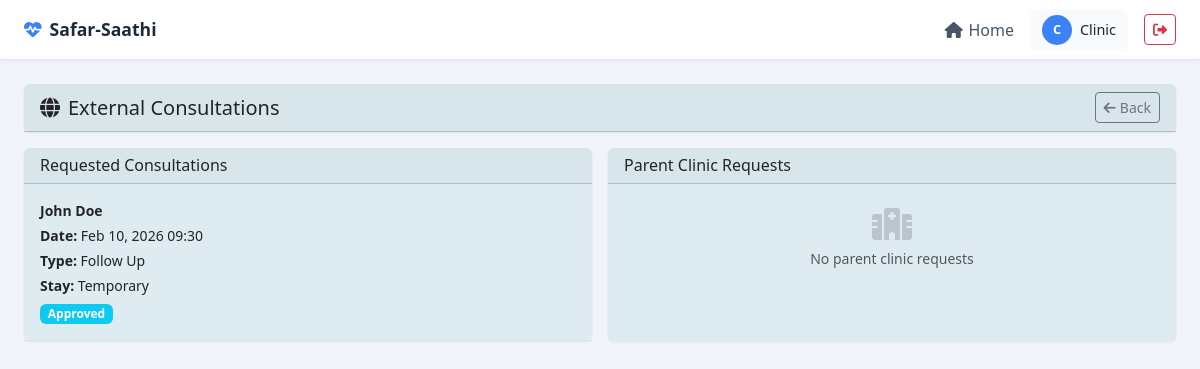
Screenshot of /clinic/external_consultations/ (signed in) with the database file from the repository.
### patient/models.py (models this page shows, shortened)
class ExternalConsultation(models.Model):
    STATUS_CHOICES = [
        ('requested', 'Requested'),
        ('approved', 'Approved'),
        ('in_progress', 'In Progress'),
        ('completed', 'Completed'),
        ('cancelled', 'Cancelled'),
    ]
    patient = models.ForeignKey(PatientProfile, on_delete=models.CASCADE)
    requesting_clinic = models.ForeignKey('clinic.ClinicProfile', on_delete=models.CASCADE, related_name='external_consultations_requested')
    parent_clinic = models.ForeignKey('clinic.ClinicProfile', on_delete=models.CASCADE, related_name='external_consultations_parent')
    consultation_date = models.DateTimeField()
    status = models.CharField(max_length=20, choices=STATUS_CHOICES, default='requested')
    consultation_type = models.CharField(max_length=50, choices=[
        ('specialist_consultation', 'Specialist Consultation'),
        ('emergency_care', 'Emergency Care'),
        ('follow_up', 'Follow-up Care'),
        ('diagnostic_services', 'Diagnostic Services'),
    ], default='specialist_consultation')
    reason = models.TextField(help_text="Reason for external consultation")
    current_location = models.CharField(max_length=100, help_text="Patient's current location")
    stay_type = models.CharField(max_length=20, choices=[
        ('temporary', 'Temporary Stay'),
        ('permanent', 'Permanent Stay'),
    ], default='temporary')
    medical_data_access_granted = models.BooleanField(default=False)
    access_expiry = models.DateTimeField(null=True, blank=True)
    notes = models.TextField(blank=True)
    created_at = models.DateTimeField(default=timezone.now)
    updated_at = models.DateTimeField(auto_now=True)
    class Meta:
        ordering = ['-consultation_date']

class PatientProfile(models.Model):
    user = models.OneToOneField(User, on_delete=models.CASCADE)
    date_of_birth = models.DateField()
    phone_number = models.CharField(max_length=15)
    address = models.TextField()
    current_location = models.CharField(max_length=100)  # City/State
    latitude = models.FloatField(null=True, blank=True)
    longitude = models.FloatField(null=True, blank=True)
    current_clinic = models.ForeignKey(
        'clinic.ClinicProfile', on_delete=models.SET_NULL, null=True, blank=True)
    consent_given = models.BooleanField(default=False)
    is_active = models.BooleanField(default=True, help_text="Whether this patient profile is active")
    created_at = models.DateTimeField(default=timezone.now)

### clinic/views.py (the view)
# urls.py: path('external_consultations/', views.external_consultations, name='external_consultations'),
@login_required
@user_passes_test(is_clinic)
def external_consultations(request):
    clinic = request.user.clinicprofile
    requested_consultations = ExternalConsultation.objects.filter(requesting_clinic=clinic).order_by('-consultation_date')
    parent_consultations = ExternalConsultation.objects.filter(parent_clinic=clinic).order_by('-consultation_date')
    logger.info(f"External consultations - Requested: {requested_consultations.count()}, Parent: {parent_consultations.count()}")
    context = {
        'requested_consultations': requested_consultations,
        'parent_consultations': parent_consultations,
    }
    logger.info(f"{parent_consultations[0].requesting_clinic.name if parent_consultations else 'No requested consultations'} - {parent_consultations[0].parent_clinic.name if parent_consultations else 'No parent consultations'}")
    logger.info(f"user {parent_consultations[0].patient.user.get_full_name() if parent_consultations else 'No parent consultations'}")
    return render(request, 'clinic/external_consultations.html', context)

### clinic/views.py (called while the page is built)
def is_clinic(user):
    return user.groups.filter(name='Clinic').exists() and hasattr(user, 'clinicprofile')

### emergency/templatetags/custom_filters.py (called while the page is built)
@register.filter
def replace(value, arg):
    if not value:
        return value
    if ':' not in arg:
        return value
    old, new = arg.split(':', 1)
    return value.replace(old, new)

### clinic/templates/clinic/external_consultations.html (shortened to what this page needs)
{% extends 'base.html' %}
{% load custom_filters %}
{% block content %}
<div class="card mb-3">
    <div class="card-header py-2 d-flex justify-content-between align-items-center">
        <h5 class="mb-0"><i class="fas fa-globe me-2"></i>External Consultations</h5>
        <a href="{% url 'clinic:clinic_dashboard' %}" class="btn btn-outline-secondary btn-sm">
            <i class="fas fa-arrow-left me-1"></i>Back
        </a>
    </div>
</div>
<div class="row g-3">
    <div class="col-md-6">
        <div class="card h-100">
            <div class="card-header py-2">
                <h6 class="mb-0">Requested Consultations</h6>
            </div>
            <div class="card-body p-0" style="max-height: 500px; overflow-y: auto;">
                {% for consultation in requested_consultations %}
                <div class="p-3 border-bottom">
                    <strong class="small d-block mb-1">
                        {% firstof consultation.patient.user.get_full_name consultation.patient.user.username %}
                    </strong>
                    <p class="mb-1 small"><strong>Date:</strong> {{ consultation.consultation_date|date:"M d, Y H:i" }}</p>
                    <p class="mb-1 small"><strong>Type:</strong> {{ consultation.consultation_type|replace:"_: "|title }}</p>
                    <p class="mb-1 small"><strong>Stay:</strong> {{ consultation.stay_type|title }}</p>
                    <span class="badge bg-{% if consultation.status == 'completed' %}success{% elif consultation.status == 'approved' %}info{% elif consultation.status == 'in_progress' %}warning{% else %}secondary{% endif %}">
                        {{ consultation.status|title }}
                    </span>
                </div>
                {% empty %}
                <div class="text-center py-4 text-muted">
                    <i class="fas fa-globe fa-2x mb-2 opacity-25"></i>
                    <p class="mb-0 small">No requested consultations</p>
                </div>
                {% endfor %}
            </div>
        </div>
    </div>
    <div class="col-md-6">
        <div class="card h-100">
            <div class="card-header py-2">
                <h6 class="mb-0">Parent Clinic Requests</h6>
            </div>
            <div class="card-body p-0" style="max-height: 500px; overflow-y: auto;">
                {% for consultation in parent_consultations %}
                <div class="p-3 border-bottom">
                    <strong class="small d-block mb-1">
                        {% firstof consultation.patient.user.get_full_name consultation.patient.user.username %}
                    </strong>
                    <p class="mb-1 small"><strong>From:</strong> {{ consultation.requesting_clinic.name }}</p>
                    <p class="mb-1 small"><strong>Date:</strong> {{ consultation.consultation_date|date:"M d, Y H:i" }}</p>
                    <p class="mb-1 small"><strong>Type:</strong> {{ consultation.consultation_type|replace:"_: "|title }}</p>
                    <p class="mb-2 small">
                        <span class="badge bg-{% if consultation.status == 'completed' %}success{% elif consultation.status == 'approved' %}info{% elif consultation.status == 'in_progress' %}warning{% else %}secondary{% endif %}">
                            {{ consultation.status|title }}
                        </span>
                    </p>
                    {% if consultation.status == 'requested' %}
                    <form method="post" action="{% url 'clinic:approve_external_consultation' consultation.id %}" class="d-inline">
                        {% csrf_token %}
                        <button type="submit" class="btn btn-success btn-sm">
                            <i class="fas fa-check me-1"></i>Approve
                        </button>
                    </form>
                    {% endif %}
                </div>
                {% empty %}
                <div class="text-center py-4 text-muted">
                    <i class="fas fa-hospital fa-2x mb-2 opacity-25"></i>
                    <p class="mb-0 small">No parent clinic requests</p>
                </div>
                {% endfor %}
            </div>
        </div>
    </div>
</div>
{% endblock %}

### templates/base.html (shortened to what this page needs)
<!doctype html>
<html lang="en">
<head>
    <link href="https://cdn.jsdelivr.net/npm/bootstrap@5.3.0/dist/css/bootstrap.min.css" rel="stylesheet"/>
    <link href="https://cdnjs.cloudflare.com/ajax/libs/font-awesome/6.4.0/css/all.min.css" rel="stylesheet"/>
</head>
<body>
<nav class="top-navbar">
    <a href="{% url 'home' %}" class="navbar-brand">
        <i class="fas fa-heartbeat"></i>
        Safar-Saathi
    </a>
    <div class="navbar-links">
        <a href="{% url 'home' %}">
            <i class="fas fa-home"></i> Home
        </a>
        {% if user.is_authenticated %}
            <div class="user-info">
                <div class="user-avatar">
                    {{ user.username|slice:":1"|upper }}
                </div>
                <span>{{ user.username }}</span>
            </div>
            <form method="post" action="{% url 'logout' %}" class="d-inline">
                <button type="submit"
                        class="btn btn-outline-danger btn-sm"
                        title="Logout">
                    <i class="fas fa-sign-out-alt"></i>
                </button>
            </form>
        {% endif %}
    </div>
</nav>
<main class="content-wrapper">
    {% block content %}{% endblock %}
</main>
</body>
</html>

### templates/base.html (style rules this page uses)
:root { --topbar-height: 60px; --primary-color: #3b82f6; }
body { font-family: "Segoe UI", Tahoma, Geneva, Verdana, sans-serif; background: #f1f5f9; min-height: 100vh; }
.top-navbar { height: var(--topbar-height); background: #ffffff; border-bottom: 1px solid #e2e8f0; display: flex; align-items: center; justify-content: space-between; padding: 0 1.5rem; position: sticky; top: 0; z-index: 1030; box-shadow: 0 1px 3px rgba(0,0,0,0.05); }
.navbar-brand { font-weight: 700; color: #1e293b; text-decoration: none; display: flex; align-items: center; gap: .5rem; font-size: 1.1rem; }
.navbar-brand i { color: var(--primary-color); }
.navbar-links { display: flex; align-items: center; gap: 1rem; }
.navbar-links a { text-decoration: none; color: #475569; font-weight: 500; display: flex; align-items: center; gap: .35rem; }
.user-info { display: flex; align-items: center; gap: .5rem; background: #f8fafc; padding: .35rem .75rem; border-radius: .5rem; font-size: .9rem; }
.user-avatar { width: 30px; height: 30px; border-radius: 50%; background: var(--primary-color); color: #fff; display: flex; align-items: center; justify-content: center; font-weight: 600; font-size: .8rem; }
.content-wrapper { padding: 1.5rem; max-width: 1200px; margin: auto; }
.card { border: none; box-shadow: 0 1px 3px rgba(0,0,0,0.08); transition: all .2s; background-color: rgba(185, 218, 229, 0.342) }

### rows the page displays
ExternalConsultation: patient.last_name "John Doe", consultation_date "Feb 10, 2026 09:30", consultation_type "Follow Up", stay_type "Temporary", status "Approved"

### other values shown
{{ user.username|slice:":1"|upper }} "C"
{{ user.username }} "Clinic"
